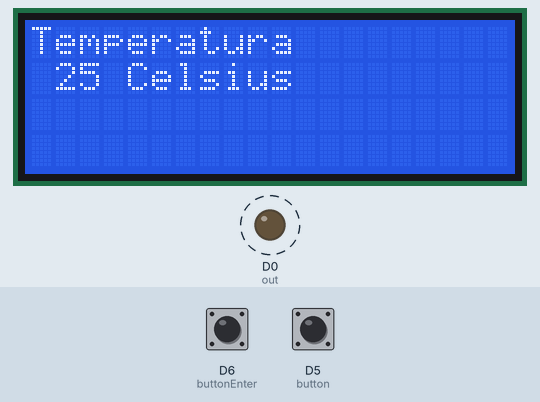
This sketch was run on a simulated ESP8266 (NodeMCU). Shown: 20×4 character LCD, output pins drawn as LEDs (lit = HIGH). Dashed ring = blinking. The test bench sets the inputs (shaded band); at power-on: D5 (button) HIGH, D6 (buttonEnter) LOW.

Above: at 3.12 s.
3.3 s: D5 (button) pulled LOW for 0.15 s
At 3.62 s:
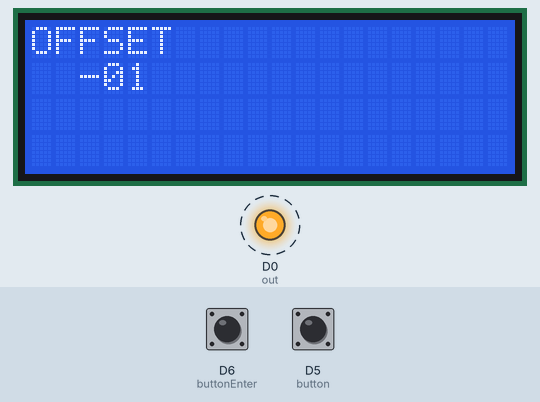
4.0 s: D6 (buttonEnter) pulled HIGH for 0.15 s
At 4.64 s:
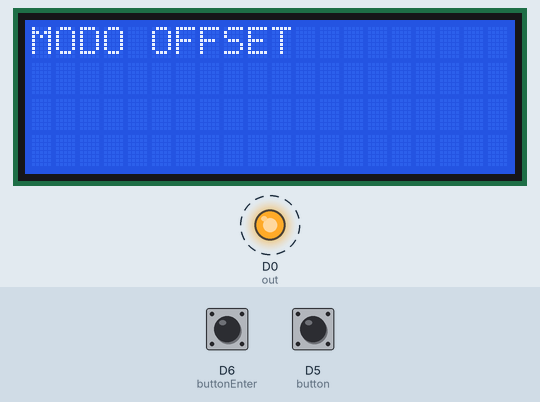
4.7 s: D6 (buttonEnter) pulled HIGH for 1 s
6.3 s: D6 (buttonEnter) pulled HIGH for 3.2 s
Timing chart, 0 to 11.1 s (numbered marks = the images above; inputs shaded):
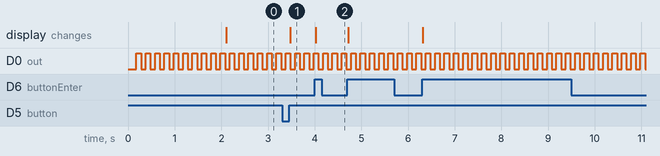

The sketch:

parte10_SUBMENU.ino
```cpp
// --- Bibliotecas Auxiliares ---
#include <LiquidCrystal_I2C.h>
LiquidCrystal_I2C lcd(0x27, 20, 4);

// --- Mapeamento de Hardware ---
#define out            D0                               // GPIO02 led onbord vermelho
#define button         D5                               //Botão para selecionar no digital GPIO14
#define buttonEnter    D6                               //Botão para selecionar enter no digital GPIO12

// --- Protótipo das Funções Auxiliares ---
void changeMenu();                                      //Função para modificar o menu atual
void dispMenu();                                        //Função para mostrar o menu atual
void temperatura();                                     //Função do menu1, temperatura
void offset();                                          //Função do menu2, offset
void modoffset();

// --- Variáveis Globais ---
char menu = 0x01;                                       //Variável para selecionar o menu
char submenu1 = 0x01;                                   //Variável para selecionar o submenu1
char selet = 0x01;
boolean t_button;                                       //Flags para armazenar o estado dos botões
boolean t_enter;
char counter  = 0x00;                                   //variável auxiliar de contagem

// --- Rotina de Interrupção ---
void ICACHE_RAM_ATTR onTimerISR(){

      timer1_write(100000);
      counter++;               // incrementa counter


    if(counter == 0x05) // counter
      {                 // sim...
       digitalWrite(out, !digitalRead(out)); //Inverte o estado da saída de teste
        counter = 0x00;

       } //end if counter
 }

// --- Configurações Iniciais ---
void setup()
{
   Serial.begin(9600);                                  // Inicia a serial
   lcd.begin();
   lcd.backlight();
   lcd.setCursor(0, 0);
   lcd.print("INICIALIZANDO...");

   pinMode(button, INPUT);                             // Configura porta como entrada
   pinMode(buttonEnter, INPUT);                        // Configura porta como entrada
   pinMode(out, OUTPUT);                               // Configura porta como saida

   t_button   = 0x00;                                  //limpa flag do botão Up

   //Initialize Ticker every
  timer1_attachInterrupt(onTimerISR);
  timer1_enable(TIM_DIV16, TIM_EDGE, TIM_SINGLE);
  timer1_write(100000);

   delay(2000);
   lcd.clear();                                         //Limpa display

} //end setup


// --- Loop Infinito ---
void loop()
{
         switch(menu)                                        //Controle da variável menu
    {
       case 0x01:                                       //Caso 1
             changeMenu();                              //Chama a carregar menu
             dispMenu();                                //Chama a função display

             break;                                     //break
       case 0x02:                                       //Caso 2
            modoffset();

             break;                                     //break


    } //end switch menu

} //end loop

// --- Desenvolvimento das Funções Auxiliares ---
void changeMenu()                                       //Modifica o menu atual
{
   if(!digitalRead(button))   t_button   = 0x01;          //Botão Up pressionado? Seta flag

   if(digitalRead(button) && t_button)                    //Botão Up solto e flag setada?
   {                                                      //Sim...
      t_button = 0x00;                                    //Limpa flag

      lcd.clear();                                        //Limpa display
      submenu1++;                                         //Incrementa menu

      if(submenu1 > 0x02) submenu1 = 0x01;                //Se menu maior que 2, volta a ser 1

   } //end button

} //end changeMenu

void dispMenu()                                         //Mostra o menu atual
{
    switch(submenu1)                                    //Controle da variável menu
    {
       case 0x01:                                       //Caso 1
             temperatura();                             //Chama a função de termômetro

             break;                                     //break
       case 0x02:                                       //Caso 2
             offset();                                  //Chama a função do offset

             break;                                     //break


    } //end switch submenu1

} //end dispMenu


void temperatura()                                      //Temperatura (menu1)
{
   lcd.setCursor(0,0);                                 //Posiciona cursor na coluna 1, linha 1
   lcd.print("Temperatura");                           //Imprime mensagem
   lcd.setCursor(1,1);                                 //Posiciona cursor na coluna 2, linha 2
   lcd.print("25 Celsius");                            //Mostrador (apenas ilustrativo......)
   selet = 0x01;

} //end temperatura()

 void offset()                                         //offset (menu2)
{

   lcd.setCursor(0,0);                                 //Posiciona cursor na coluna 1, linha 1
   lcd.print("OFFSET");                                //Imprime mensagem
   lcd.setCursor(1,1);                                 //Posiciona cursor na coluna 1, linha 2
   lcd.print(" -01");                                  //Mostrador (apenas ilustrativo......)
   selet = 0x02;

   if(!digitalRead(buttonEnter))   t_enter = 0x01;

   if(digitalRead(buttonEnter) && t_enter)
   {
      t_enter = 0x00;
      menu = 0x02;
      lcd.clear();                                        //Limpa display
   }
} //end offset

void modoffset(){

   lcd.setCursor(0,0);                                 //Posiciona cursor na coluna 1, linha 1
   lcd.print("MODO OFFSET");                           //Imprime mensagem
   lcd.setCursor(1,1);                                 //Posiciona cursor na coluna 1, linha 2
   lcd.print("            ");                          //Mostrador (apenas ilustrativo......)

   if(!digitalRead(buttonEnter))   t_enter = 0x01;

   if(digitalRead(buttonEnter) && t_enter)
   {
      t_enter = 0x00;
      menu = 0x01;
      lcd.clear();                                        //Limpa display
   }

}
```

Measured:
- after the input at 3.3 s, the display: changes after 0.18 s (image 1)
- after the input at 4.0 s, the display: changes at once (image 2)
- by itself, D0 (out): alternates HIGH for 0.10 s and LOW for 0.10 s
